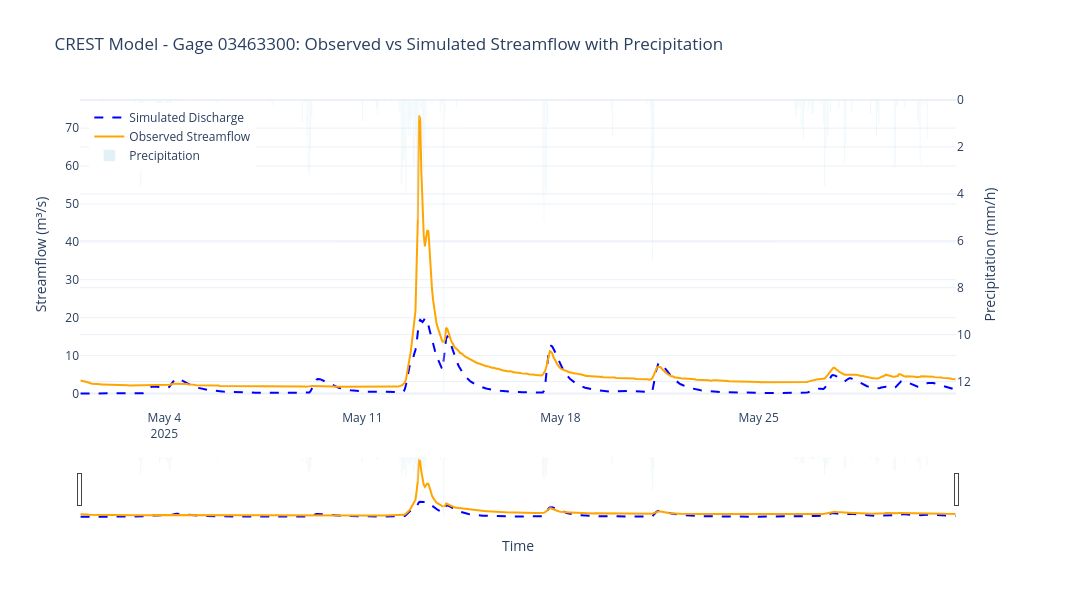

Here is the notebook cell this chart was saved with:
### Code cell
import pandas as pd

csv_file = r"/home/clemasters/EF5-RTI/Output/03463300/crest/ts.03463300.crest.csv"

df = pd.read_csv(csv_file)
df.columns = [c.strip() for c in df.columns]
df["Time"] = pd.to_datetime(df["Time"])

df["Discharge(m^3 s^-1)"] = pd.to_numeric(df["Discharge(m^3 s^-1)"], errors="coerce")
df["Observed(m^3 s^-1)"] = pd.to_numeric(df["Observed(m^3 s^-1)"], errors="coerce")
df["Precip(mm h^-1)"] = pd.to_numeric(df["Precip(mm h^-1)"], errors="coerce")

# interpolate observed values for plotting
df["Observed_interp"] = df["Observed(m^3 s^-1)"].interpolate(method="linear")

# Create subplot with secondary y-axis
fig = make_subplots(specs=[[{"secondary_y": True}]])

# Add simulated discharge trace
fig.add_trace(
    go.Scatter(
        x=df["Time"],
        y=df["Discharge(m^3 s^-1)"],
        mode="lines",
        name="Simulated Discharge",
        line=dict(width=2, color="blue", dash="dash")
    ),
    secondary_y=False,
)

# Add observed streamflow trace
fig.add_trace(
    go.Scatter(
        x=df["Time"],
        y=df["Observed_interp"],
        mode="lines",
        name="Observed Streamflow",
        line=dict(width=2, color="orange")
    ),
    secondary_y=False,
)

# Add precipitation trace (on secondary y-axis)
fig.add_trace(
    go.Bar(
        x=df["Time"],
        y=df["Precip(mm h^-1)"],
        name="Precipitation",
        opacity=0.35,
        marker_color="lightblue"
    ),
    secondary_y=True,
)

# Set x-axis title
fig.update_xaxes(title_text="Time")

# Set y-axes titles
fig.update_yaxes(title_text="Streamflow (m³/s)", secondary_y=False)
fig.update_yaxes(title_text="Precipitation (mm/h)", secondary_y=True)

# Invert precipitation axis
fig.update_yaxes(autorange="reversed", secondary_y=True)

# Update layout
fig.update_layout(
    title="CREST Model - Gage 03463300: Observed vs Simulated Streamflow with Precipitation",
    xaxis=dict(rangeslider_visible=True),
    template="plotly_white",
    hovermode="x unified",
    legend=dict(x=0.01, y=0.99),
    height=600, 
    width=1200
)

fig.show()

# Save as HTML file
html_file = "/home/clemasters/EF5-RTI/CREST_03463300_plot.html"
fig.write_html(html_file)
print(f"Plot saved as: {html_file}")

### Figure 1 — Plotly figure (JSON) as saved in the notebook; plotly's stock layout.template omitted (floating-point values rounded to 4 significant figures; data arrays with more than 128 entries replaced by an {"elided": "..."} marker saying what was removed)
{"data": [{"line": {"color": "blue", "dash": "dash", "width": 2}, "mode": "lines", "name": "Simulated Discharge", "type": "scatter", "x": {"elided": "743 str values"}, "xaxis": "x", "y": {"elided": "743 float values"}, "yaxis": "y"}, {"line": {"color": "orange", "width": 2}, "mode": "lines", "name": "Observed Streamflow", "type": "scatter", "x": {"elided": "743 str values"}, "xaxis": "x", "y": {"elided": "743 float values"}, "yaxis": "y"}, {"marker": {"color": "lightblue"}, "name": "Precipitation", "opacity": 0.35, "type": "bar", "x": {"elided": "743 str values"}, "xaxis": "x", "y": {"elided": "743 float values"}, "yaxis": "y2"}], "layout": {"height": 600, "hovermode": "x unified", "legend": {"x": 0.01, "y": 0.99}, "title": {"text": "CREST Model - Gage 03463300: Observed vs Simulated Streamflow with Precipitation"}, "width": 1200, "xaxis": {"anchor": "y", "domain": [0, 0.94], "rangeslider": {"visible": true}, "title": {"text": "Time"}}, "yaxis": {"anchor": "x", "domain": [0, 1], "title": {"text": "Streamflow (m³/s)"}}, "yaxis2": {"anchor": "x", "autorange": "reversed", "overlaying": "y", "side": "right", "title": {"text": "Precipitation (mm/h)"}}}}
